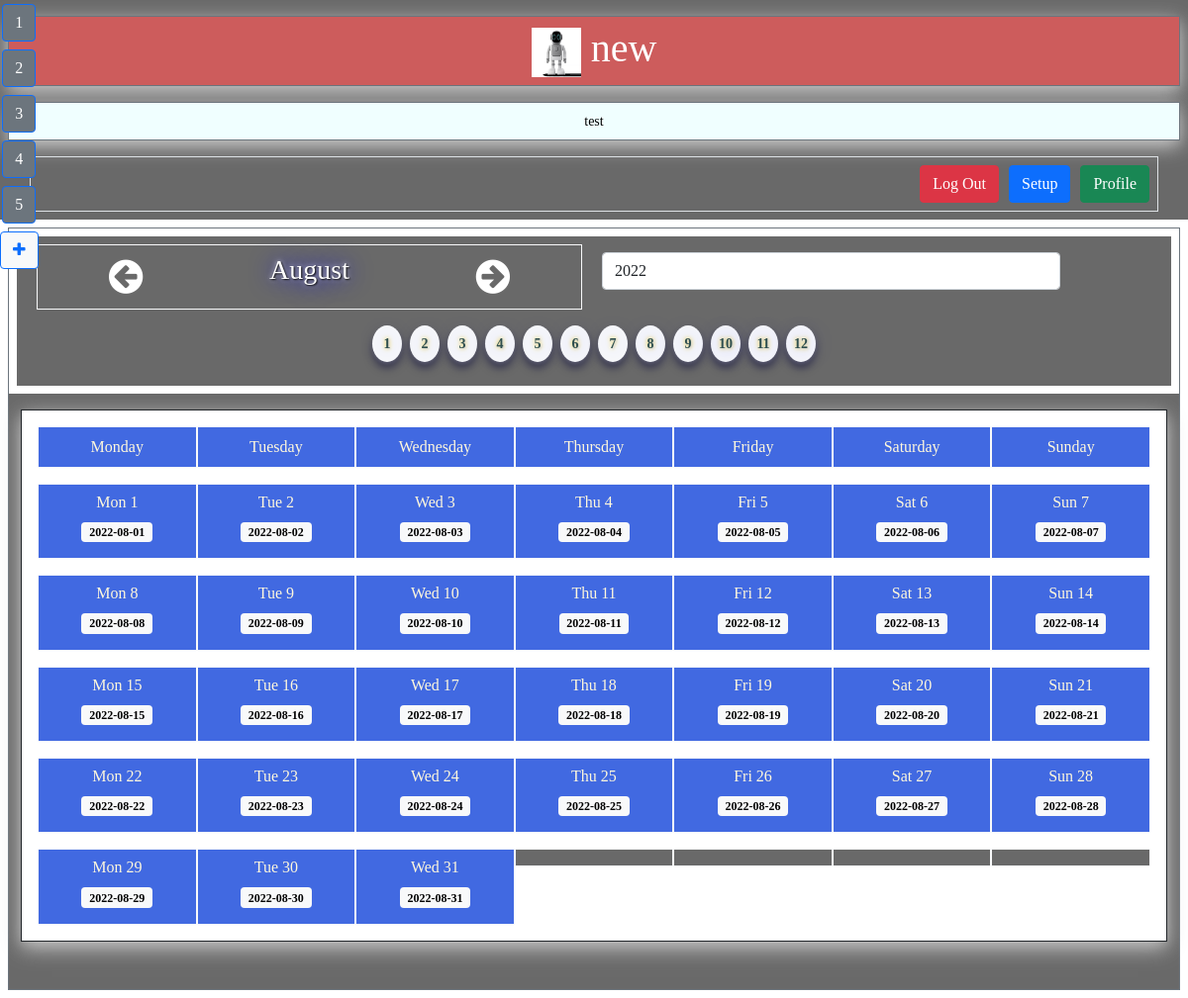
Page /index.php?month=8 (signed in) on the committed database.
### tables this page shows
CREATE TABLE `month` (
  `id` int(11) NOT NULL,
  `month` int(2) NOT NULL,
  `year_id` int(11) NOT NULL
);

CREATE TABLE `day` (
  `id` int(11) NOT NULL,
  `day` int(2) NOT NULL,
  `day_name` varchar(20) NOT NULL,
  `day_date` date NOT NULL,
  `month_id` int(11) NOT NULL
);

### functions.php (called while the page is built, shortened)
<?php
function test_input($data) {
  $data = trim($data);
  $data = stripslashes($data);
  $data = htmlspecialchars($data);
  return $data;
}
?>

### controllers/IndexController.php (called while the page is built, shortened)
<?php
require_once (dirname(__FILE__, 2) . '\functions.php');
require_once (dirname(__FILE__, 2) . '\services\CalendarService.php');
require_once (dirname(__FILE__, 2) . '\services\YearService.php');
require_once (dirname(__FILE__, 2) . '\services\SlotService.php');
require_once (dirname(__FILE__, 2) . '\models\Calendar.php');
class IndexController {
  protected $calendar_service;
  protected $year_service;
  protected $used_calendar;
  public function __construct(PDO $pdo, $selected_month=null, $type='GET')
  {
    $this->calendar_service = new CalendarService($pdo);
    $this->year_service = new YearService($pdo);
    $used_cal = $this->assign_used_calendar();
    $this->set_years($this->return_all_years($used_cal->get_id()));
  }
  public function assign_used_calendar(){
    $cal = $this->calendar_service->get_used_calendar("used", 1);
    if (!empty($cal)){
      return $cal;
    } else {
      return array();
    }
  }
  public function set_used_calendar($used_calendar){
    $this->used_calendar = $used_calendar;
  }
  public function get_used_calendar(){
    return $this->used_calendar;
  }
  public function return_all_years($cal_id){
    if (!is_null($cal_id) && isset($cal_id) && isset($this->year_service)){
      $current_years = $this->year_service->get_all_years_where('cal_id', $cal_id);
      $current_years = is_array($current_years) ? $current_years : array();
      return $current_years;
    } else {
      return array();
    }
  }
  public function isValidTimezoneId($timezoneId) {
    @$tz=timezone_open($timezoneId);
    return $tz!==FALSE;
  }
  public function set_time_zone($time_zone){
    $selected_app_timezone = $this->isValidTimezoneId($time_zone) ? $time_zone : 'Europe/Rome';
    return true;
  }
}

### mappers/CalendarMapper.php (called while the page is built, shortened)
<?php
class CalendarMapper {
    protected $pdo;
    public function __construct(PDO $pdo)
    {
      $this->pdo = $pdo;
    }
    public function getPDO(){
      return $this->pdo;
    }
    function read_one($calendar_id){
      $pdo = $this->getPDO();
      $stmt = $pdo->prepare("SELECT * FROM calendar WHERE id=:id");
      $stmt->bindParam(':id', $calendar_id, PDO::PARAM_INT);
      $stmt->execute();
      $data = $stmt->fetch();
      return $data;
    }
    function get_calendars_where($column, $value, $limit=1, $get_what='*'){
      $limit = $limit < 1 ? 1 : intval($limit);
      $pdo = $this->getPDO();
      $sql = "SELECT ".$get_what." FROM calendar WHERE ".test_input($column)."=? LIMIT ".test_input($limit)."";
      $stmt= $pdo->prepare($sql);
      $success = $stmt->execute([$value]);
      if ($success){
        return $stmt->fetch();
      } else {
        return array();
      }
    }
}

### services/CalendarService.php (called while the page is built, shortened)
<?php
require_once(dirname(__FILE__, 2) . '\mappers\CalendarMapper.php');
require_once(dirname(__FILE__, 2) . '\models\Calendar.php');
class CalendarService {
  protected $calendar_mapper;
  public function __construct(PDO $pdo)
  {
    $this->calendar_mapper = new CalendarMapper($pdo);
  }
  function get_calendar_by_id($calendar_id){
    $calendar_row = $this->calendar_mapper->read_one($calendar_id);
    $calendar = new Calendar();
    $calendar->init($calendar_row['title'], $calendar_row['start_year'], $calendar_row['added_years'], $calendar_row['periods_per_day'], $calendar_row['slots_per_period'], $calendar_row['description']);
    $calendar->set_id($calendar_row['id']);
    $calendar->set_used($calendar_row['used']);
    $calendar->set_background_image($calendar_row['background_image']);
    $calendar->set_sign_background($calendar_row['sign_background']);
    return $calendar;
  }
  function get_used_calendar($column, $value){
    $calendar_row = array();
    $get_cal_id = $this->calendar_mapper->get_calendars_where($column, $value, 1, 'id');
    if ($get_cal_id && is_array($get_cal_id) && isset($get_cal_id['id'])){
      $calendar_row = $this->get_calendar_by_id($get_cal_id['id']);
    }
    return $calendar_row;
  }
}

### models/Calendar.php (called while the page is built, shortened)
<?php
class Calendar {
  private $id;
  function set_id($id) {
    $this->id = $id;
  }
  function get_id() {
    return $this->id;
  }
}

### mappers/YearMapper.php (called while the page is built, shortened)
<?php
class YearMapper {
  protected $pdo;
  public function __construct(PDO $pdo)
  {
    $this->pdo = $pdo;
  }
  public function getPDO(){
    return $this->pdo;
  }
  function read_all_where($column, $value, $limit=''){
    $pdo = $this->getPDO();
    $sql = "SELECT * FROM year WHERE ".test_input($column)."=?".$limit;
    $stmt = $pdo->prepare($sql);
    $stmt->execute([$value]);
    $data = $stmt->fetchAll();
    return $data;
  }
}

### services/YearService.php (called while the page is built, shortened)
<?php
require_once(dirname(__FILE__, 2) . '\mappers\YearMapper.php');
class YearService {
  protected $year_mapper;
  public function __construct(PDO $pdo)
  {
    $this->year_mapper = new YearMapper($pdo);
  }
  function get_all_years_where($column, $value, $limit=''){
    $limit = $limit && $limit != '' && is_numeric($limit) ? ' ORDER BY year LIMIT ' . $limit : ' ORDER BY year';
    $year_list = array();
    $year_rows = $this->year_mapper->read_all_where($column, $value, $limit);
    for ($i=0; $i<count($year_rows); $i++){
        $year = new Year();
        $year->init(
          $year_rows[$i]['year'],
          $year_rows[$i]['cal_id']
        );
        $year->set_id($year_rows[$i]['id']);
        array_push($year_list, $year);
    }
    return $year_list;
  }
}

### index.php (the view, shortened to what this page needs)
<?php
require_once('config.php');
require_once('controllers/IndexController.php');
$request_type = $_SERVER['REQUEST_METHOD'] === 'POST' ? 'POST' : 'GET';
$index_controller = null;
$current_months = null;
$current_weeks = null;
$cal_years = null;
$current_year = null;
try {
  $current_month = isset($_GET['month']) && !empty($_GET['month']) ? test_input($_GET['month']) : null;
  global $pdo;
  $index_controller = new IndexController($pdo, $current_month, $request_type);
  $current_months = $index_controller->get_current_months();
  $cal_years = $index_controller->get_years();
  $current_year = $index_controller->get_current_year();
  $current_weeks = $index_controller->get_current_weeks();
}
catch( Exception $e ) {
  $used_calendar_emessage = $e->getMessage();
  $error = true;
}
?>
<!DOCTYPE html>
<html lang="en">
  <head>
    <link rel="stylesheet" href="assets/css/style.css">
    <link rel="stylesheet" href="https://cdnjs.cloudflare.com/ajax/libs/font-awesome/4.7.0/css/font-awesome.min.css">
    <link rel="stylesheet" href="https://cdnjs.cloudflare.com/ajax/libs/font-awesome/4.7.0/css/font-awesome.min.css">
    <link href="https://cdn.jsdelivr.net/npm/bootstrap@5.1.3/dist/css/bootstrap.min.css" rel="stylesheet">
  </head>
  <body>
    <div class="container-fluid p-2 text-white text-center cal_title bg_dimgray">
      <h3 class="display-6 mt-2 mb-3 text-white p-2 bg_indianred
      default_shadow text_shadow03 border border-secondary">
      <img src="<?php echo defined('THUMBNAIL') ? 'uploads/images/' . THUMBNAIL : 'uploads/images/default_logo.png'; ?>" alt="Calendar Logo" height="50" width="50">
      <?php echo defined('TITLE') ? TITLE : 'Super Calendar'; ?>
    </h3>
      <p class="description_p bg_azure  text-black border border-secondary p-2 default_shadow">
        <?php echo defined('DESCRIPTION') ? DESCRIPTION : 'Booking Calendar'; ?>
      </p>
      <div class="container d-flex justify-content-end border border-succcess p-2">
        <a href="./logout.php" class="btn btn-danger">Log Out</a>
        <span style="width:10px;"></span>
        <button class="btn btn-primary">Setup</button>
        <span style="width:10px;"></span>
        <button class="btn btn-success">Profile</button>
      </div>
    </div>
    <div class="app_main container-fluid p-2 text-black text-center" style="width: 100% !important;">
      <div class="container-fluid main_cal_display border border-secondary">
        <div class="row">
          <div class="col-sm-12  p-2 d-flex justify-content-center">
            <div class="row container-fluid options_parent  bg_dimgray p-2">
              <div id="month_controler_container" class="col-sm-6">
                <div  class="container month_row d-flex flex-wrap align-items-start justify-content-between p-2  text-black border border-light">
                  <i class="display-6 flex-fill fa fa-arrow-circle-left text-white month_arrow"></i>
                  <h3 id="selected_month_name" class="flex-fill month_name text_shadow01 text-white">
                    <?php if (!is_null($index_controller->get_current_month())){
                      $dateObj = DateTime::createFromFormat('!m', $index_controller->get_current_month()->get_month());
                      $monthName = $dateObj->format('F');
                      echo $monthName;
                    } ?>
                  </h3>
                  <i class="display-6 flex-fill fa fa-arrow-circle-right text-white month_arrow"></i>
                </div>
              </div>
              <div class="col-sm-5 d-flex justify-content-center align-items-start rounded p-2">
                <form class="flex-fill">
                  <select class="form-control" name="selected_year" id="selected_year">
                    <?php if (!empty($cal_years) && is_array($cal_years)) {
                      for ($y=0; $y<count($cal_years); $y++){
                    ?>
                      <option value="<?php echo $cal_years[$y]->get_year(); ?>"
                        <?php echo $current_year->get_year() == $cal_years[$y]->get_year() ? 'selected' : ''; ?> >
                        <?php echo $cal_years[$y]->get_year(); ?>
                      </option>
                    <?php }
                    } ?>
                  </select>
                </form>
              </div>
              <div class="col-sm-12 bg_dimgray p-2">
                <div class="btn-group btn-sm d-flex flex-wrap justify-content-center align-items-center month_small_btns">
                  <?php
                    if ($current_months && is_array($current_months) && !empty($current_months)){
                      for ($m=0; $m<count($current_months); $m++){
                        ?>
                        <form method="GET" action="./" class="month_form bg-light p-1 m-1 rounded-circle d-flex justify-content-center align-items-center month_toggle_btn">
                          <span class="p-1 text-center"><?php echo $current_months[$m]->get_month(); ?></span>
                        </form>
                        <?php
                      }
                    }
                  ?>
                </div>
              </div>
            </div>
          </div>
          <div class="col-sm-12 d-flex justify-content-center align-items-center bg_dimgray">
            <div class="calendar border border-dark p-2 mt-3 mb-5 container-fluid bg-white">
              <div class="d-flex p-2 cal_days_titles">
                <div class="flex-fill border border-light cal_card_cell">
                  <span class="full_day">Monday</span>
                </div>
                <div class="flex-fill border border-light cal_card_cell">
                  <span class="full_day">Tuesday</span>
                </div>
                <div class="flex-fill border border-light cal_card_cell">
                  <span class="full_day">Wednesday</span>
                </div>
                <div class="flex-fill border border-light cal_card_cell">
                  <span class="full_day">Thursday</span>
                </div>
                <div class="flex-fill border border-light cal_card_cell">
                  <span class="full_day">Friday</span>
                </div>
                <div class="flex-fill border border-light cal_card_cell">
                  <span class="full_day">Saturday</span>
                </div>
                <div class="flex-fill border border-light cal_card_cell">
                  <span class="full_day">Sunday</span>
                </div>
              </div>
              <div class="d-flex flex-column align-items-center p-2 " style="position: fixed;left:0;top:0;background: transparent;width:fit-content;max-width:100% !important; font-size:10px;margin:0;padding:0 !important;">
                <?php
                  if ($current_weeks && !empty($current_weeks)){
                    for ($cw=0; $cw<count($current_weeks); $cw++){
                      $week_id = 'week_' . ($cw+1);
                      ?>
                      <div class="scroll_to_btns flex-fill border border-primary btn  btn-secondary text-white  mt-1 mb-1" data-target="<?php echo $week_id; ?>"><?php echo ($cw+1); ?></div>
                      <?php
                    }
                  }
                ?>
                <div id="map_booking_modal_open" class="flex-fill border border-primary btn btn-light mt-1 mb-1 aside_add_res" data-bs-toggle="modal" data-bs-target="#mapBookingModal">
                 <i class="fa fa-plus text-primary"></i>
                </div>
              </div>
              <?php
                if (!is_null($current_weeks) && !empty($current_weeks)){
                  for ($w=0; $w<count($current_weeks); $w++){
                    $current_week = $current_weeks[$w];
                    $week_id = 'week_' . ($w+1);
                    $week_count = count($index_controller->get_current_days());
                    ?>
                    <div class="d-flex p-2 cal_cards_row week_<?php echo ($w+1); ?>" id="<?php echo $week_id; ?>">
                      <?php
                      for ($d=0; $d<count($current_week); $d++){
                        $day_data = $current_weeks[$w][$d];
                        if ($day_data == false || empty($day_data)){
                          ?>
                          <div class="flex-fill border border-light cal_card_cell day_card null_day" title="This day is not available The selected month is : <?php echo $week_count; ?> Days">
                          </div>
                          <?php
                        } else {
                          $selected_day = $day_data['day'];
                          $day_id = $selected_day->get_id();
                          $day = $selected_day->get_day();
                          $day_date = $selected_day->get_day_date();
                          $day_name = $selected_day->get_day_name();
                        ?>
                        <div data-day="<?php echo $day_name; ?>" class="flex-fill border border-light cal_card_cell day_card" id="day_<?php echo $day_id;  ?>">
                             <h6 class="text-center"><?php echo substr($day_name, 0, 3) . ' ' . $day; ?></h6>
                             <h6 class="text-center bg-light text-black badge"><?php echo $day_date; ?></h6>
                        </div>
                        <?php
                        }
                      }
                      ?>
                    </div>
                    <?php
                  }
                }
              ?>
          </div>
        </div>
      </div>
    </div>
  </div>
  </body>
</html>

### rows in the picture
month: month "August", month "8"
month: month "1"
month: month "2"
month: month "3"
month: month "4"
month: month "5"
month: month "6"
month: month "7"
month: month "9"
month: month "10"
month: month "11"
month: month "12"
day: day_name "Mon", day "1", day_date "2022-08-01"
day: day_name "Tue", day "2", day_date "2022-08-02"
day: day_name "Wed", day "3", day_date "2022-08-03"
day: day_name "Thu", day "4", day_date "2022-08-04"
day: day_name "Fri", day "5", day_date "2022-08-05"
day: day_name "Sat", day "6", day_date "2022-08-06"
day: day_name "Sun", day "7", day_date "2022-08-07"
day: day_name "Mon", day "8", day_date "2022-08-08"
day: day_name "Tue", day "9", day_date "2022-08-09"
day: day_name "Wed", day "10", day_date "2022-08-10"
day: day_name "Thu", day "11", day_date "2022-08-11"
day: day_name "Fri", day "12", day_date "2022-08-12"
day: day_name "Sat", day "13", day_date "2022-08-13"
day: day_name "Sun", day "14", day_date "2022-08-14"
day: day_name "Mon", day "15", day_date "2022-08-15"
day: day_name "Tue", day "16", day_date "2022-08-16"
day: day_name "Wed", day "17", day_date "2022-08-17"
day: day_name "Thu", day "18", day_date "2022-08-18"
day: day_name "Fri", day "19", day_date "2022-08-19"
day: day_name "Sat", day "20", day_date "2022-08-20"
day: day_name "Sun", day "21", day_date "2022-08-21"
day: day_name "Mon", day "22", day_date "2022-08-22"
day: day_name "Tue", day "23", day_date "2022-08-23"
day: day_name "Wed", day "24", day_date "2022-08-24"
day: day_name "Thu", day "25", day_date "2022-08-25"
day: day_name "Fri", day "26", day_date "2022-08-26"
day: day_name "Sat", day "27", day_date "2022-08-27"
day: day_name "Sun", day "28", day_date "2022-08-28"
day: day_name "Mon", day "29", day_date "2022-08-29"
day: day_name "Tue", day "30", day_date "2022-08-30"
day: day_name "Wed", day "31", day_date "2022-08-31"

### other values in the picture
TITLE "new"
DESCRIPTION "test"
form field selected_year "2022"
